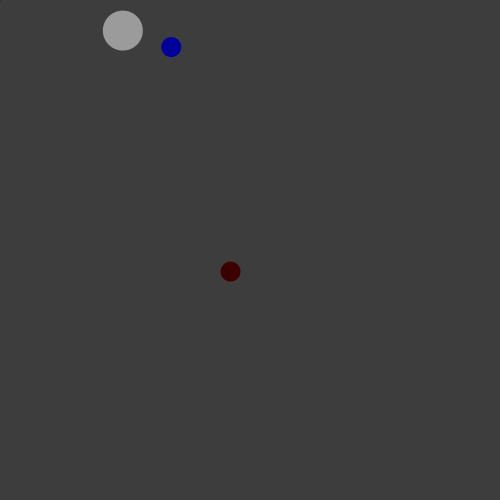
Frame 1 (no input)
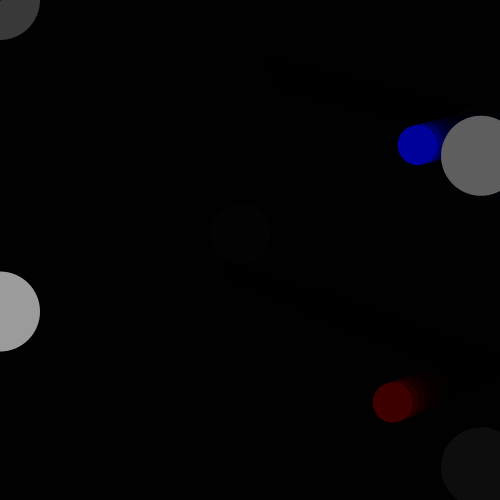
Frame 60 (the mouse pressed at the canvas centre just before this capture)
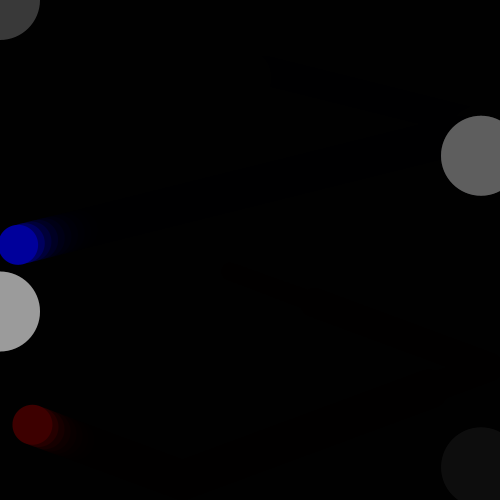
Frame 120 (the mouse held since frame 60 and released just before this capture)

The Processing sketch that drew these frames (run headless with seeded random() and noise(); from frame 60 on, the mouse is pressed at the canvas centre):

// Processing sketch: processing_77277
// ── processing_77277.pde

float R;
float G;
float B;
float back=0;
float pY = 0; 
float pX = 0; 
float gY = 0;
float gX = 5; // variable that controls x coordinate of green predator ellipse
float rY = 0; // variable that controls y coordinate of red predator ellipse
float rX = 0; // variable that controls x coordinate of red predator ellipse
float pMoveY; // variable that changes in the y to move the prey ellipse 
float pMoveX; // variable that changes in the x to move the prey ellipse 
float gMoveY; // variable that changes in the y to move the green predator ellipse 
float gMoveX; // variable that changes in the x to move the green predator ellipse 
float rMoveY; // variable that changes in the y to move the red predator ellipse 
float rMoveX; // variable that changes in the x to move the red predator ellipse 
float maxSpeed = 7.0; // variable that sets the maximum speed at which creatures can move
float radius = 10.0; // variable that sets the size of the ellipses
boolean pScared = false; // boolean variable that lets the white ellipse to remain scared
void setup() { 
 back=back+100;
  size(500, 500); // sets the size of the sketch
  background(back); // draws the background black
  pMoveX=random(-maxSpeed+maxSpeed, maxSpeed+maxSpeed); // sets the white ellipse speed in the x
  pMoveY=random(-maxSpeed+maxSpeed, maxSpeed+maxSpeed); // sets the white ellipse speed in the y
  gMoveX=random(-maxSpeed+maxSpeed, maxSpeed); // sets the green ellipse speed in the x
  gMoveY=random(-maxSpeed+maxSpeed, maxSpeed); // sets the green ellipse speed in the y
  rMoveX=random(-maxSpeed+maxSpeed, maxSpeed); // sets the red ellipse speed in the x
  rMoveY=random(-maxSpeed+maxSpeed, maxSpeed); // sets the red ellipse speed in the y
  rX=random(width-radius); // sets the starting position of the red ellipse in the x
  rY=random(height-radius); // sets the starting position of the red ellipse in the y
  gX=random(width-radius); // sets the starting position of the green ellipse in the x
  gY=random(height-radius); // sets the starting position of the green ellipse in the y
  pX=random(radius*2, width-radius*2);  // sets the starting position of the white ellipse in the x
  pY=random(radius*2, height-radius*2);  // sets the starting position of the white ellipse in the y
  smooth();  // sets all 2D primitives to draw smoothly
  noStroke();  // sets all 2D primitives to draw without outlines 
  ellipseMode(RADIUS); // sets ellipses to draw using the last two numbers as radius width and radius height
}
void draw() {
  //////////RED "PREDATOR" ELLIPSE LOGIC
  rX+=rMoveX; // these 2 lines move the red ellipse
  rY+=rMoveY;
  if (rX>width-radius || rX<radius) { // these two if statements check to see if the red ellipse is still on screen and if not, then reverses the direction in which it is moving
    rMoveX=-rMoveX;
  }
  if (rY>width-radius || rY<radius) {
    rMoveY=-rMoveY;
  }
  fill(back, 0, 0); //sets the fill to red so the red ellipse is drawn as red
  ellipse(rX, rY, radius, radius); // draws red ellipse
  
  //////////GREEN "PREDATOR" ELLIPSE LOGIC
  gX+=gMoveX; // these 2 lines move the green ellipse
  gY+=gMoveY;
  if (gX>width-radius || gX<radius) { // these two if statements check to see if the green ellipse is still on screen and if not, then reverses the direction in which it is moving
    gMoveX=-gMoveX;
  }
  if (gY>width-radius || gY<radius) {
    gMoveY=-gMoveY;
  }
  fill(0, 0, 255);
  ellipse(gX, gY, radius, radius);
  
    
  //////////WHITE "PREY" ELLIPSE LOGIC
  pX+=pMoveX;  // these 2 lines move the white "prey" ellipse
  pY+=pMoveY;
  if (pX>width-radius*2 || pX<radius*2) { // these two if statements check to see if the white ellipse is still on screen and if not, then reverses the direction in which it is moving
    pMoveX=-pMoveX;
  }
  if (pY>width-radius*2 || pY<radius*2) {
    pMoveY=-pMoveY;
  }
  if (dist(rX, rY, pX, pY)<radius*2 || dist(gX, gY, pX, pY)<radius*2) { // this if statement checks to see if the white ellipse is near either of the predator ellipses
    if (pScared==false) {
      pMoveY=pY; // if the white ellipse is close to a predator, then it reverses direction in the y
      pMoveX=-pX; // if the white ellipse is close to a predator, then it reverses direction in the x
      pScared=true;
    }
  }
  else {
    pScared=false; 
  }
  if (pScared==true) { 
  radius=radius+5;  
  R=random(0, 255);
  B=random(0, 255);
  G=random(0,255);
  fill(R,G,B);
  ellipse(pX, pY, radius*2, radius*2+10);

}
  else { 
    fill(255);
  }
  ellipse(pX, pY, radius*2, radius*2); 
  fill(0, back); 
  rotate(PI+PI);
  rect(0, 0, width, height); 
ellipse(mouseX, mouseY, 1, 1);

}
